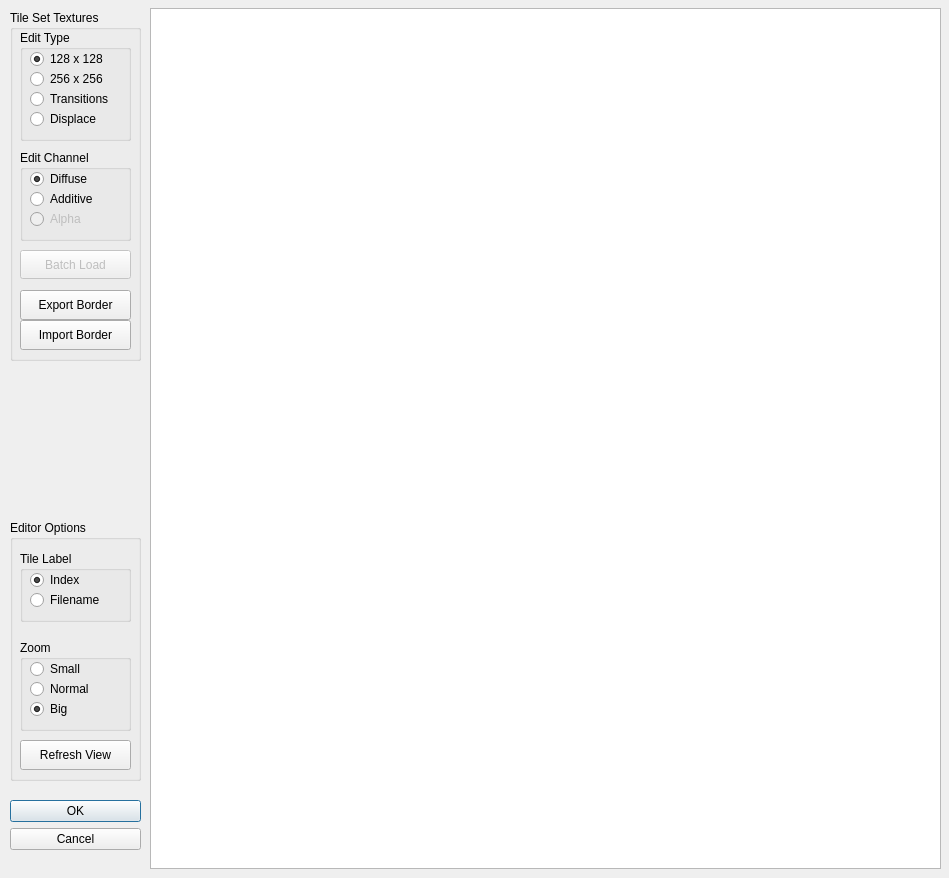
<ui version="4.0" >
 <class>TileBrowserDialog</class>
 <widget class="QDialog" name="TileBrowserDialog" >
  <property name="windowModality" >
   <enum>Qt::ApplicationModal</enum>
  </property>
  <property name="geometry" >
   <rect>
    <x>0</x>
    <y>0</y>
    <width>949</width>
    <height>878</height>
   </rect>
  </property>
  <property name="windowTitle" >
   <string>Edit Tile Set</string>
  </property>
  <widget class="QFrame" name="buttonFrame" >
   <property name="geometry" >
    <rect>
     <x>10</x>
     <y>0</y>
     <width>131</width>
     <height>871</height>
    </rect>
   </property>
   <property name="minimumSize" >
    <size>
     <width>131</width>
     <height>871</height>
    </size>
   </property>
   <property name="maximumSize" >
    <size>
     <width>200</width>
     <height>990</height>
    </size>
   </property>
   <property name="frameShape" >
    <enum>QFrame::NoFrame</enum>
   </property>
   <property name="frameShadow" >
    <enum>QFrame::Plain</enum>
   </property>
   <widget class="QDialogButtonBox" name="buttonBox" >
    <property name="geometry" >
     <rect>
      <x>0</x>
      <y>800</y>
      <width>131</width>
      <height>61</height>
     </rect>
    </property>
    <property name="orientation" >
     <enum>Qt::Vertical</enum>
    </property>
    <property name="standardButtons" >
     <set>QDialogButtonBox::Cancel|QDialogButtonBox::Ok</set>
    </property>
   </widget>
   <widget class="QGroupBox" name="groupBox" >
    <property name="geometry" >
     <rect>
      <x>0</x>
      <y>520</y>
      <width>131</width>
      <height>261</height>
     </rect>
    </property>
    <property name="title" >
     <string>Editor Options</string>
    </property>
    <widget class="QPushButton" name="refreshPushButton" >
     <property name="geometry" >
      <rect>
       <x>10</x>
       <y>220</y>
       <width>111</width>
       <height>30</height>
      </rect>
     </property>
     <property name="text" >
      <string>Refresh View</string>
     </property>
    </widget>
    <widget class="QGroupBox" name="tileLabelGroupBox" >
     <property name="geometry" >
      <rect>
       <x>10</x>
       <y>31</y>
       <width>111</width>
       <height>71</height>
      </rect>
     </property>
     <property name="title" >
      <string>Tile Label</string>
     </property>
     <widget class="QRadioButton" name="indexRadioButton" >
      <property name="geometry" >
       <rect>
        <x>10</x>
        <y>20</y>
        <width>84</width>
        <height>18</height>
       </rect>
      </property>
      <property name="text" >
       <string>Index</string>
      </property>
      <property name="checked" >
       <bool>true</bool>
      </property>
     </widget>
     <widget class="QRadioButton" name="fileNameRadioButton" >
      <property name="geometry" >
       <rect>
        <x>10</x>
        <y>40</y>
        <width>84</width>
        <height>18</height>
       </rect>
      </property>
      <property name="text" >
       <string>Filename</string>
      </property>
     </widget>
    </widget>
    <widget class="QGroupBox" name="tileZoomGroupBox" >
     <property name="geometry" >
      <rect>
       <x>10</x>
       <y>120</y>
       <width>111</width>
       <height>91</height>
      </rect>
     </property>
     <property name="title" >
      <string>Zoom</string>
     </property>
     <widget class="QRadioButton" name="smallRadioButton" >
      <property name="geometry" >
       <rect>
        <x>10</x>
        <y>20</y>
        <width>84</width>
        <height>18</height>
       </rect>
      </property>
      <property name="text" >
       <string>Small</string>
      </property>
      <property name="checked" >
       <bool>false</bool>
      </property>
     </widget>
     <widget class="QRadioButton" name="normalRadioButton" >
      <property name="geometry" >
       <rect>
        <x>10</x>
        <y>40</y>
        <width>84</width>
        <height>18</height>
       </rect>
      </property>
      <property name="text" >
       <string>Normal</string>
      </property>
     </widget>
     <widget class="QRadioButton" name="bigRadioButton" >
      <property name="enabled" >
       <bool>true</bool>
      </property>
      <property name="geometry" >
       <rect>
        <x>10</x>
        <y>60</y>
        <width>84</width>
        <height>18</height>
       </rect>
      </property>
      <property name="text" >
       <string>Big</string>
      </property>
      <property name="checkable" >
       <bool>true</bool>
      </property>
      <property name="checked" >
       <bool>true</bool>
      </property>
     </widget>
    </widget>
   </widget>
   <widget class="QGroupBox" name="groupBox_2" >
    <property name="geometry" >
     <rect>
      <x>0</x>
      <y>10</y>
      <width>131</width>
      <height>351</height>
     </rect>
    </property>
    <property name="title" >
     <string>Tile Set Textures</string>
    </property>
    <widget class="QGroupBox" name="tileTextureGroupBox" >
     <property name="geometry" >
      <rect>
       <x>10</x>
       <y>140</y>
       <width>111</width>
       <height>91</height>
      </rect>
     </property>
     <property name="title" >
      <string>Edit Channel</string>
     </property>
     <widget class="QRadioButton" name="diffuseRadioButton" >
      <property name="geometry" >
       <rect>
        <x>10</x>
        <y>20</y>
        <width>84</width>
        <height>18</height>
       </rect>
      </property>
      <property name="text" >
       <string>Diffuse</string>
      </property>
      <property name="checked" >
       <bool>true</bool>
      </property>
     </widget>
     <widget class="QRadioButton" name="additiveRadioButton" >
      <property name="geometry" >
       <rect>
        <x>10</x>
        <y>40</y>
        <width>84</width>
        <height>18</height>
       </rect>
      </property>
      <property name="text" >
       <string>Additive</string>
      </property>
     </widget>
     <widget class="QRadioButton" name="alphaRadioButton" >
      <property name="enabled" >
       <bool>false</bool>
      </property>
      <property name="geometry" >
       <rect>
        <x>10</x>
        <y>60</y>
        <width>84</width>
        <height>18</height>
       </rect>
      </property>
      <property name="text" >
       <string>Alpha</string>
      </property>
      <property name="checkable" >
       <bool>true</bool>
      </property>
      <property name="checked" >
       <bool>false</bool>
      </property>
     </widget>
    </widget>
    <widget class="QGroupBox" name="tileTypeGroupBox" >
     <property name="geometry" >
      <rect>
       <x>10</x>
       <y>20</y>
       <width>111</width>
       <height>111</height>
      </rect>
     </property>
     <property name="title" >
      <string>Edit Type</string>
     </property>
     <property name="checkable" >
      <bool>false</bool>
     </property>
     <widget class="QRadioButton" name="_128x128RadioButton" >
      <property name="geometry" >
       <rect>
        <x>10</x>
        <y>20</y>
        <width>84</width>
        <height>18</height>
       </rect>
      </property>
      <property name="text" >
       <string>128 x 128</string>
      </property>
      <property name="checked" >
       <bool>true</bool>
      </property>
     </widget>
     <widget class="QRadioButton" name="_256x256RadioButton" >
      <property name="geometry" >
       <rect>
        <x>10</x>
        <y>40</y>
        <width>84</width>
        <height>18</height>
       </rect>
      </property>
      <property name="text" >
       <string>256 x 256</string>
      </property>
     </widget>
     <widget class="QRadioButton" name="transitionRadioButton" >
      <property name="enabled" >
       <bool>true</bool>
      </property>
      <property name="geometry" >
       <rect>
        <x>10</x>
        <y>60</y>
        <width>84</width>
        <height>18</height>
       </rect>
      </property>
      <property name="text" >
       <string>Transitions</string>
      </property>
      <property name="checkable" >
       <bool>true</bool>
      </property>
      <property name="checked" >
       <bool>false</bool>
      </property>
     </widget>
     <widget class="QRadioButton" name="displaceRadioButton" >
      <property name="enabled" >
       <bool>true</bool>
      </property>
      <property name="geometry" >
       <rect>
        <x>10</x>
        <y>80</y>
        <width>84</width>
        <height>18</height>
       </rect>
      </property>
      <property name="text" >
       <string>Displace</string>
      </property>
      <property name="checkable" >
       <bool>true</bool>
      </property>
      <property name="checked" >
       <bool>false</bool>
      </property>
     </widget>
    </widget>
    <widget class="QPushButton" name="batchLoadPushButton" >
     <property name="enabled" >
      <bool>false</bool>
     </property>
     <property name="geometry" >
      <rect>
       <x>10</x>
       <y>240</y>
       <width>111</width>
       <height>29</height>
      </rect>
     </property>
     <property name="text" >
      <string>Batch Load</string>
     </property>
    </widget>
    <widget class="QPushButton" name="exportBorderPushButton" >
     <property name="geometry" >
      <rect>
       <x>10</x>
       <y>280</y>
       <width>111</width>
       <height>30</height>
      </rect>
     </property>
     <property name="text" >
      <string>Export Border</string>
     </property>
    </widget>
    <widget class="QPushButton" name="importBorderPushButton" >
     <property name="geometry" >
      <rect>
       <x>10</x>
       <y>310</y>
       <width>111</width>
       <height>30</height>
      </rect>
     </property>
     <property name="text" >
      <string>Import Border</string>
     </property>
    </widget>
   </widget>
  </widget>
  <widget class="QListView" name="tileBrowserListView" >
   <property name="geometry" >
    <rect>
     <x>150</x>
     <y>8</y>
     <width>791</width>
     <height>861</height>
    </rect>
   </property>
   <property name="contextMenuPolicy" >
    <enum>Qt::ActionsContextMenu</enum>
   </property>
   <property name="autoFillBackground" >
    <bool>false</bool>
   </property>
   <property name="editTriggers" >
    <set>QAbstractItemView::CurrentChanged|QAbstractItemView::DoubleClicked|QAbstractItemView::EditKeyPressed</set>
   </property>
   <property name="selectionMode" >
    <enum>QAbstractItemView::ExtendedSelection</enum>
   </property>
   <property name="movement" >
    <enum>QListView::Snap</enum>
   </property>
   <property name="flow" >
    <enum>QListView::LeftToRight</enum>
   </property>
   <property name="isWrapping" stdset="0" >
    <bool>true</bool>
   </property>
   <property name="resizeMode" >
    <enum>QListView::Adjust</enum>
   </property>
   <property name="viewMode" >
    <enum>QListView::IconMode</enum>
   </property>
  </widget>
  <action name="actionAddTile" >
   <property name="icon" >
    <iconset resource="tile_edit_qt.qrc" >
     <normaloff>:/newPrefix/add_tile.png</normaloff>:/newPrefix/add_tile.png</iconset>
   </property>
   <property name="text" >
    <string>Add Tile ...</string>
   </property>
  </action>
  <action name="actionDeleteTile" >
   <property name="icon" >
    <iconset resource="tile_edit_qt.qrc" >
     <normaloff>:/newPrefix/delete_tile.png</normaloff>:/newPrefix/delete_tile.png</iconset>
   </property>
   <property name="text" >
    <string>Delete Tile</string>
   </property>
  </action>
  <action name="actionReplaceImage" >
   <property name="enabled" >
    <bool>false</bool>
   </property>
   <property name="icon" >
    <iconset resource="tile_edit_qt.qrc" >
     <normaloff>:/newPrefix/replace_image.png</normaloff>:/newPrefix/replace_image.png</iconset>
   </property>
   <property name="text" >
    <string>Replace Image ...</string>
   </property>
  </action>
  <action name="actionDeleteImage" >
   <property name="enabled" >
    <bool>false</bool>
   </property>
   <property name="icon" >
    <iconset resource="tile_edit_qt.qrc" >
     <normaloff>:/newPrefix/delete_image.png</normaloff>:/newPrefix/delete_image.png</iconset>
   </property>
   <property name="text" >
    <string>Delete Image</string>
   </property>
  </action>
 </widget>
 <resources>
  <include location="tile_edit_qt.qrc" />
 </resources>
 <connections>
  <connection>
   <sender>buttonBox</sender>
   <signal>accepted()</signal>
   <receiver>TileBrowserDialog</receiver>
   <slot>accept()</slot>
   <hints>
    <hint type="sourcelabel" >
     <x>248</x>
     <y>254</y>
    </hint>
    <hint type="destinationlabel" >
     <x>157</x>
     <y>274</y>
    </hint>
   </hints>
  </connection>
  <connection>
   <sender>buttonBox</sender>
   <signal>rejected()</signal>
   <receiver>TileBrowserDialog</receiver>
   <slot>reject()</slot>
   <hints>
    <hint type="sourcelabel" >
     <x>316</x>
     <y>260</y>
    </hint>
    <hint type="destinationlabel" >
     <x>286</x>
     <y>274</y>
    </hint>
   </hints>
  </connection>
 </connections>
</ui>
